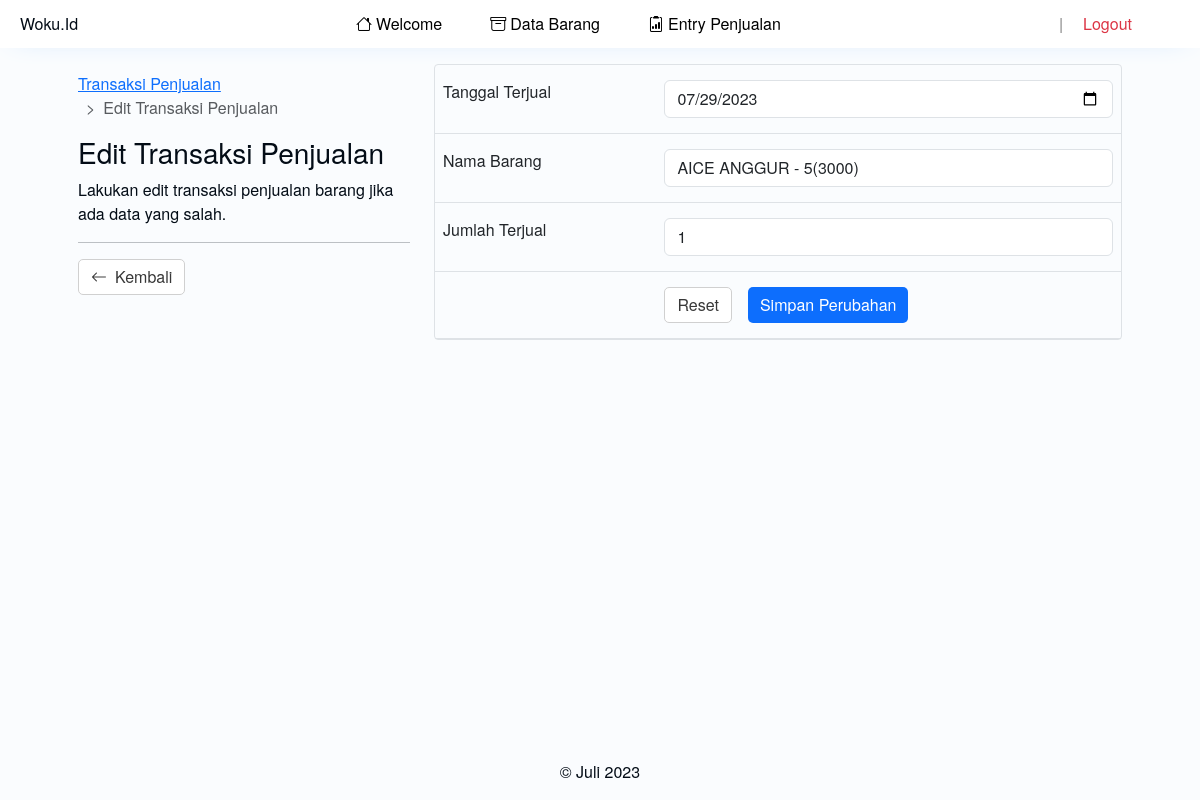
/edit_laku.php?id=1007, run on the app's committed database.
### tables this page shows
CREATE TABLE `barang_laku` (
  `id_transaksi` varchar(20) NOT NULL,
  `tanggal` date NOT NULL,
  `nama` text NOT NULL,
  `jumlah` int(11) NOT NULL,
  `harga` int(11) NOT NULL,
  `total_harga` int(20) NOT NULL,
  `laba` int(11) NOT NULL,
  `id` int(11) NOT NULL
);

CREATE TABLE `barang` (
  `id` int(11) NOT NULL,
  `nama` text NOT NULL,
  `jenis` text NOT NULL,
  `suplier` text NOT NULL,
  `modal` int(11) NOT NULL,
  `harga` int(11) NOT NULL,
  `jumlah` int(11) NOT NULL,
  `sisa` int(11) NOT NULL
);

### edit_laku.php (the view, shortened to what this page needs)
<?php
include 'header.php';
$koneksi = mysqli_connect('localhost','root','','projectweb');
?>
<main class="row" style="height: calc(100vh - 3rem - 1rem - 24px);">
	<section class="col-12 m-auto col-sm-11 col-md-10 col-lg-4 m-lg-0">
		<div class="py-4">
			<nav style="--bs-breadcrumb-divider: '>';" aria-label="breadcrumb">
				<ol class="breadcrumb">
					<li class="breadcrumb-item"><a href="barang_laku.php">Transaksi Penjualan</a></li>
					<li class="breadcrumb-item active" aria-current="page">Edit Transaksi Penjualan</li>
				</ol>
			</nav>
			<h3>Edit Transaksi Penjualan</h3>
			<div>Lakukan edit transaksi penjualan barang jika ada data yang salah.</div>
			<hr>
			<div class="d-flex">
				<button class="buttonku-1" onclick="window.location.href='barang_laku.php';"><i class="bi-arrow-left me-2"></i> Kembali</button>
			</div>
		</div>
	</section>
	<section class="col-12 m-auto col-sm-11 col-md-10 col-lg m-lg-0">
		<div class="border border-1 rounded-1 my-3">
			<?php
			$id_brg=mysqli_real_escape_string($koneksi, $_GET['id']);
			$det=mysqli_query($koneksi, "select * from barang_laku where id='$id_brg'")or die(mysql_error($koneksi));
			while($d=mysqli_fetch_array($det)){
				?>
				<form action="update_laku.php" method="post">
					<table class="table mb-0">
						<tr>
							<td>Tanggal Terjual</td>
							<td><input name="tgl" type="date" class="form-control" id="tgl" autocomplete="off" value="<?php echo $d['tanggal'] ?>"></td>
						</tr>
						<tr>
							<td>Nama Barang</td>
							<td>
								<select class="form-control" name="nama">
									<?php
									$brg=mysqli_query($koneksi, "select * from barang");
									while($b=mysqli_fetch_array($brg)){
										?>
										<option <?php if($d['nama']==$b['nama']){echo "selected"; } ?> value="<?php echo $b['nama']; ?>"><?php echo $b['nama'].' - '.$b['sisa'].'('.$b['harga'].')' ?></option>
										<?php
									}
									?>
								</select>
							</td>
						</tr>
						<tr>
							<td>Jumlah Terjual</td>
							<td><input type="number" min="0" class="form-control" name="jumlah" value="<?php echo $d['jumlah'] ?>"></td>
						</tr>
						<tr>
						<tr>
							<td></td>
							<td>
								<div style="display: flex; gap: 1rem;">
									<input type="reset" value="Reset" class="buttonku-1">
									<input type="submit" class="buttonku-1-primary" value="Simpan Perubahan">
								</div>
							</td>
						</tr>
					</table>
				</form>
				<?php
			}
			?>
		</div>
	</section>
</main>
<?php
include 'footer.php';
?>

### assets/base.css (style rules this page uses)
:root { --color1: #2385ec; --color1-dark1: #1c6abc; --color1-dark2: #165496; --color1-dark3: #0d3560; --color1-dark4: #0a2a4c; --color1-dark5: #030c16; --color1-light1: #3991ed; --color1-light2: #4c9cee; --color1-light3: #81b9f3; --color1-light4: #b3d5f7; --color1-light5: #fafcfe; --color-grey1: #ececec; --color-grey2: #d0d0d0; --color-grey3: #a6a6a6; }
:root { --color-bg: var(--color1-light5); }
body { margin: 0; font-family: "Helvetica Neue", Helvetica, Arial, sans-serif; background: var(--color-bg); color: #030c16; }

### assets/style.css (style rules this page uses)
.buttonku-1, .buttonku-1-danger, .buttonku-1-primary { text-decoration: none; border-radius: 5px; border: none; transition: all .25s ease; cursor: pointer; padding: 6px 12px; font-size: 16px; font-weight: normal; line-height: 1.42857143; display: flex; justify-content: center; align-items: center; }
.buttonku-1 { background: white; color: #383838; border: 1px solid var(--color-grey2); }
.buttonku-1-primary { background: var(--bs-primary); color: white; }

### assets/repair.css (style rules this page uses)
.table > thead > tr > th, .table > tbody > tr > th, .table > tfoot > tr > th, .table > thead > tr > td, .table > tbody > tr > td, .table > tfoot > tr > td { padding: 15px 8px; }

### data on the page
barang_laku: tgl "07/29/2023", nama "AICE ANGGUR - 5(3000)", jumlah "1"
